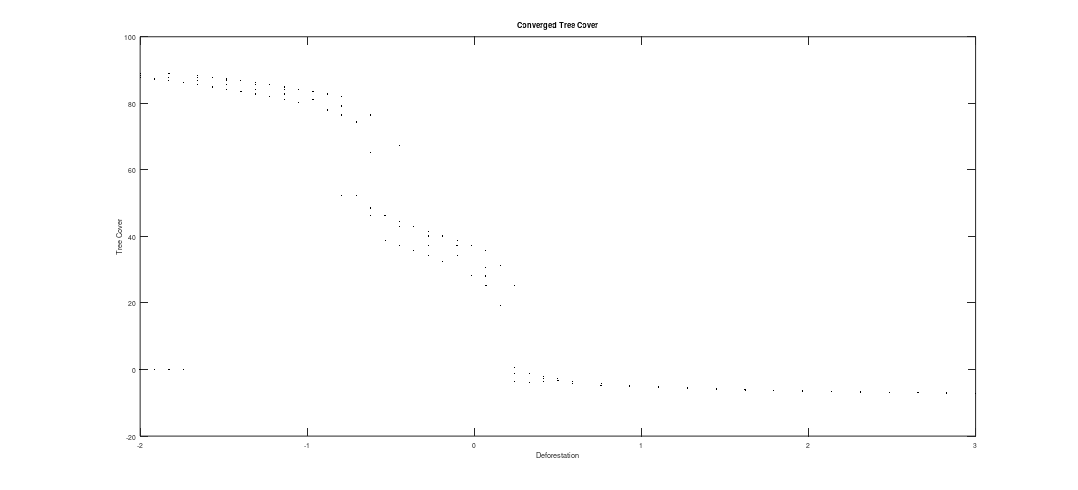
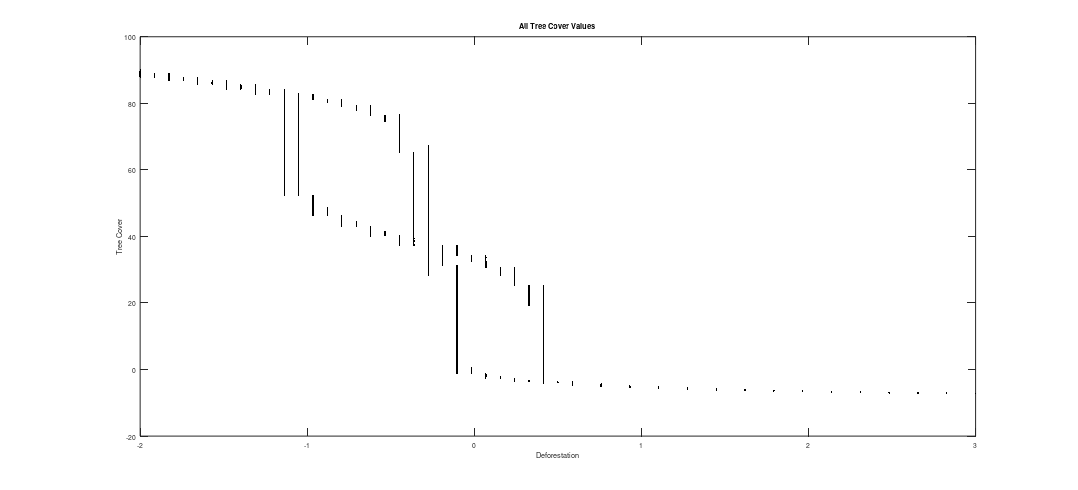
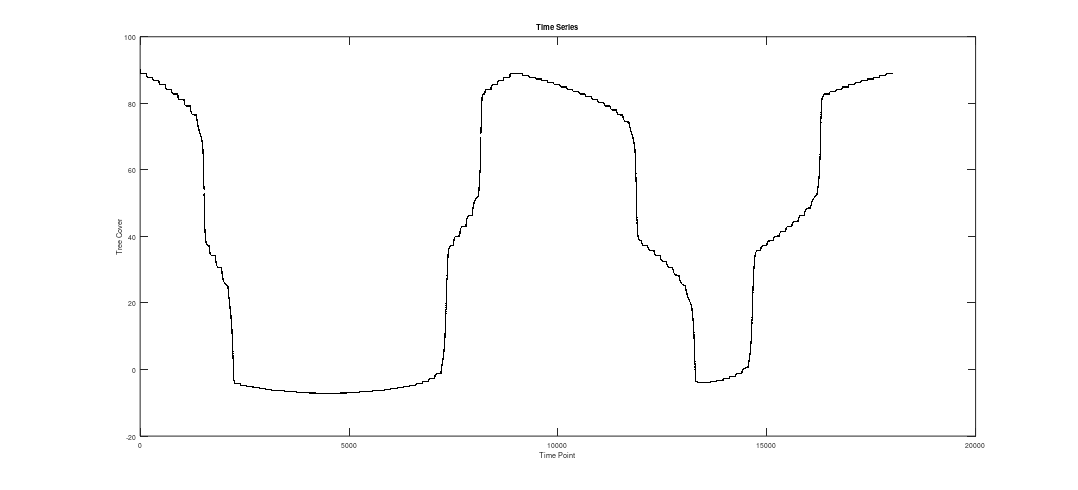
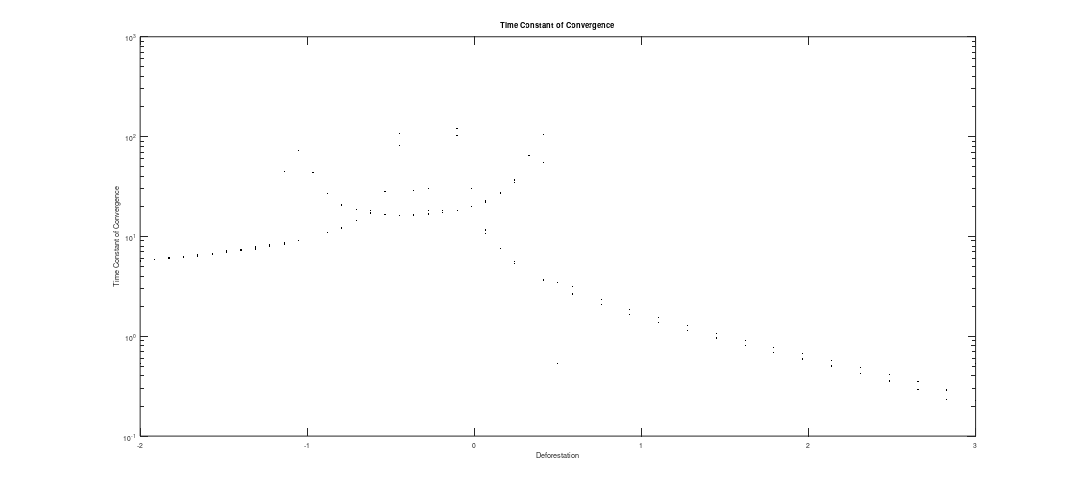

The MATLAB script that drew these images, in order:
clear; clc;
close all;
load('DynamicResults.mat');

plot(defoValues,convergedT,'.k')
xlabel('Deforestation');
ylabel('Tree Cover');
title('Converged Tree Cover')
r = 100; % pixels per inch
set(gcf, 'PaperUnits', 'inches', 'PaperPosition', [0 0 2200 1000]/r);
print(gcf,'-dpng',sprintf('-r%d',r), 'Tconv.png');

figure;
plot(defo,T,'.k')
xlabel('Deforestation');
ylabel('Tree Cover');
title('All Tree Cover Values')
r = 100; % pixels per inch
set(gcf, 'PaperUnits', 'inches', 'PaperPosition', [0 0 2200 1000]/r);
print(gcf,'-dpng',sprintf('-r%d',r), 'allT.png');


figure;
plot(Time,T,'.k')
xlabel('Time Point');
ylabel('Tree Cover');
title('Time Series')
r = 100; % pixels per inch
set(gcf, 'PaperUnits', 'inches', 'PaperPosition', [0 0 2200 1000]/r);
print(gcf,'-dpng',sprintf('-r%d',r), 'timeSeries.png');


figure;
semilogy(defoValues,timeConstants,'.k')
xlabel('Deforestation');
ylabel('Time Constant of Convergence');
title('Time Constant of Convergence')
r = 100; % pixels per inch
set(gcf, 'PaperUnits', 'inches', 'PaperPosition', [0 0 2200 1000]/r);
print(gcf,'-dpng',sprintf('-r%d',r), 'timeConstants.png');






